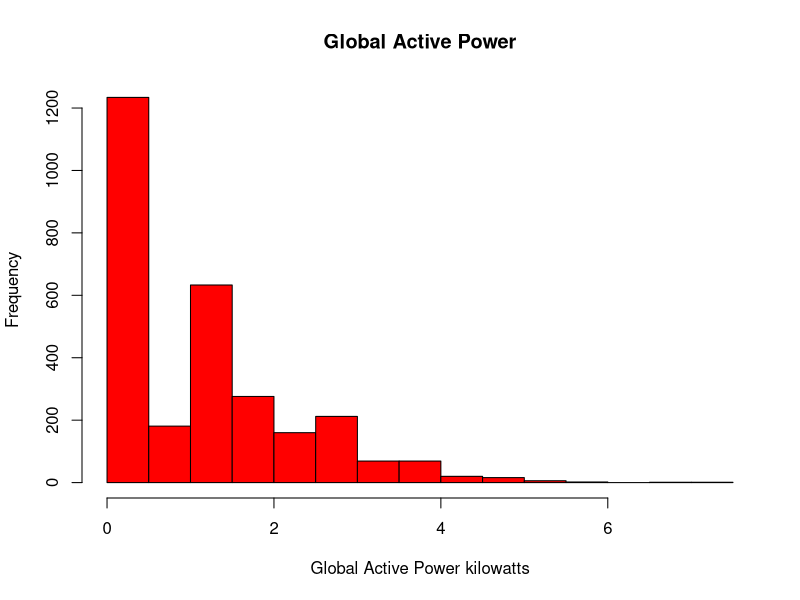

Recreate this plot in R.
##### I have deliberately decided to not clone the rdpeng-repository
##### I prefer to create my own Github-repository from scratch

##### WEEK 1 ASSIGNMENT #####

rm(list=ls())
require <- function(x) {if (!base::require(x, character.only = TRUE)) {install.packages(x, dep = TRUE) ; base::require(x, character.only = TRUE)}}#overwrites 'require' function to install missing packages


# read the data-file
data <- read.table("household_power_consumption.txt", sep = ";", header=TRUE)

# reformats the dates into date formats
data$Date <- as.Date(data$Date)

# concatenates the dates and timepoints into a new column "Day.Time"
data$Day.Time <- paste(data$Date, data$Time, sep = " ")

# reformats the time points (including date) back into the "Time" column as POSIXlt-format
data$Time <- strptime(data$Day.Time, format = "%Y-%m-%d %H:%M:%S")

with(data, hist(Global_active_power, main = "Global Active Power", col = heat.colors(1), xlab= "Global Active Power kilowatts"))

dev.copy(png, file = "plot1.png", width=480, height=480); dev.off()

?hist
